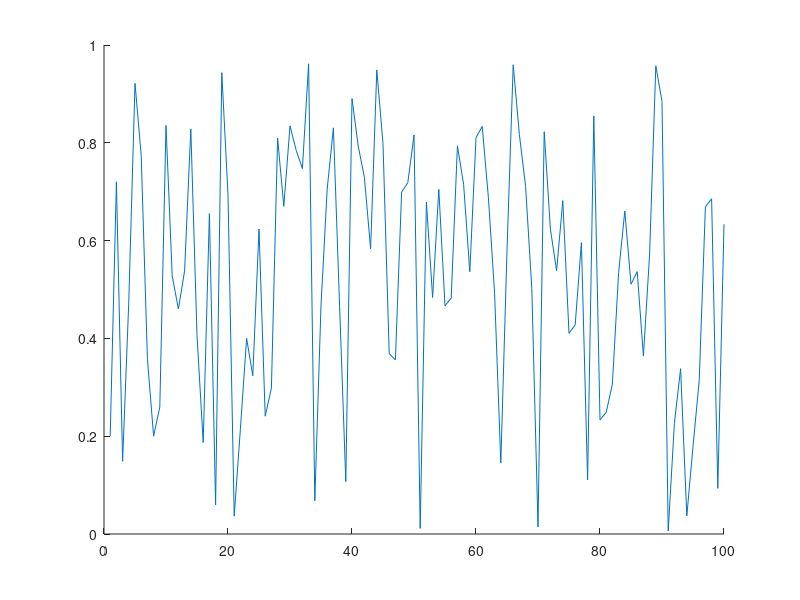

Reproduce this figure in MATLAB. (Note: this script raises an error after producing the figure.)
clc
close all
clear

if isfolder('pics') == 0
    mkdir('pics')
end

x = 1:100;
y = rand(100,1);
idxmin = find(y == max(y));
idxmax = find(y == min(y));
txt = ['\leftarrow y = ',int2str(max(y))];
hold on
plot(x,y)
plot(x,y,'o','MarkerIndices',[idxmin idxmax],'MarkerFaceColor','red','MarkerSize',5)
t = text(idxmax,y(idxmax),txt);
t.Color = [153/255 153/255 255/255];
hold off
legend('random plot [0:1]');
print -dpng ./pics/test.png
close
%% testing plot function
clc

x = [0:0.01:2]*pi;
y = sin(x);
yCmp = cos(x);
string = 'My test plot';
p_title = 'test_print';

% test = myplot(x,y,string,p_title);
test2 = superplot(x,y,'plotName',"My super plot",'figureName',"super_plot");
test3 = superplot(x,y,yCmp);
legend('y','compare y');
% close(test);

testV = ones(1,1);
testV(2) = 5;
